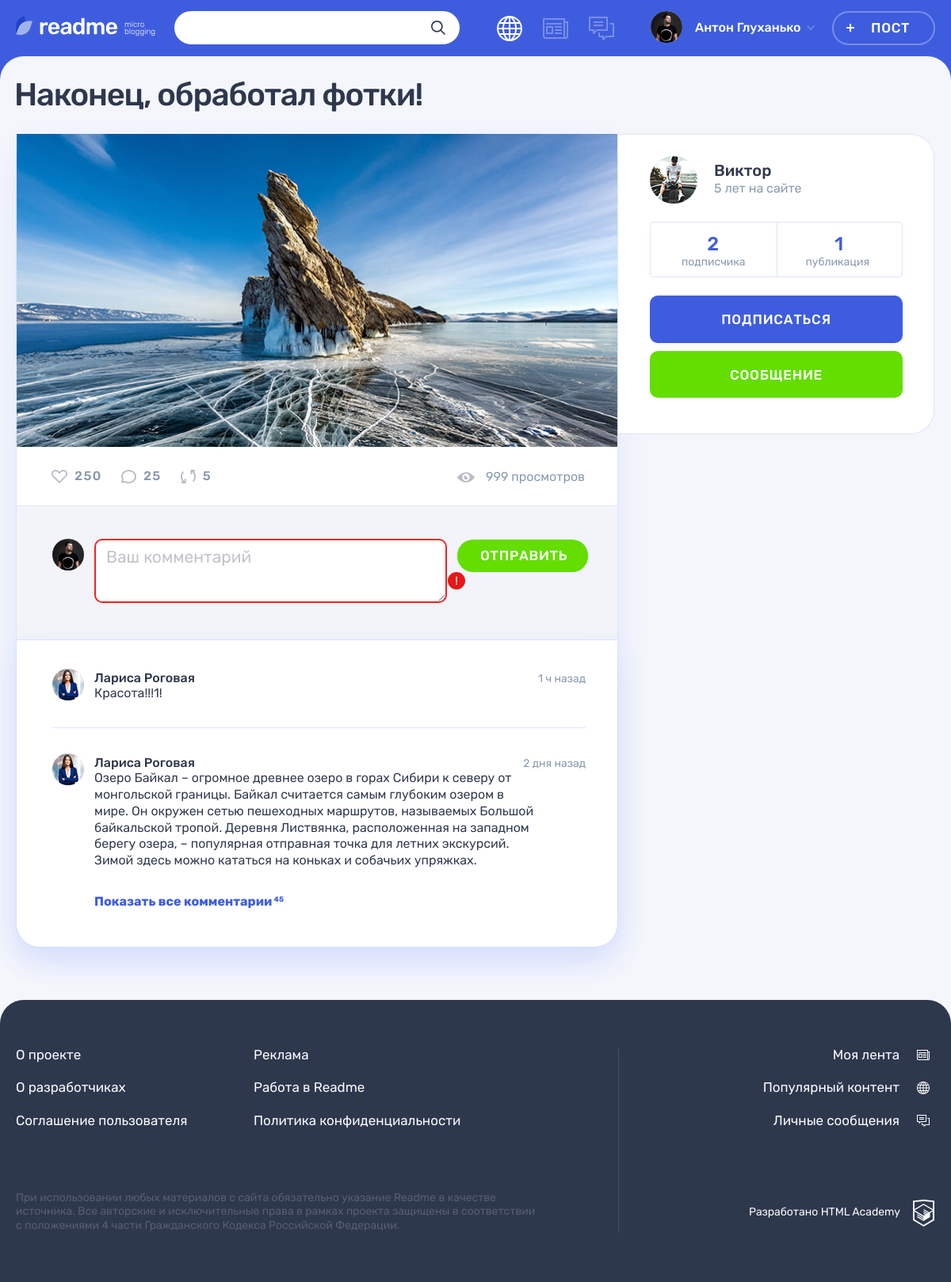
The app's page /post.php?id=4 with its own data.
### tables this page shows
CREATE TABLE IF NOT EXISTS posts (
id INT UNSIGNED AUTO_INCREMENT PRIMARY KEY,
author_id INT UNSIGNED,
post_type INT UNSIGNED,
dt_add DATETIME,
title VARCHAR(128),
content TEXT,
quote_author TEXT,
img_url VARCHAR(128),
youtube_url VARCHAR(128),
url VARCHAR(128),
view_count INT,
FOREIGN KEY (author_id) REFERENCES users(id)
ON UPDATE CASCADE
ON DELETE CASCADE,
FOREIGN KEY (post_type) REFERENCES content_types(id)
ON UPDATE CASCADE
ON DELETE CASCADE
);

CREATE TABLE IF NOT EXISTS users (
id INT UNSIGNED AUTO_INCREMENT PRIMARY KEY,
username VARCHAR(32) NOT NULL UNIQUE,
dt_add DATETIME,
email VARCHAR(128) NOT NULL UNIQUE,
password VARCHAR(64),
avatar VARCHAR(128)
);

### helpers.php (called while the page is built, shortened)
<?php
function get_noun_plural_form(int $number, string $one, string $two, string $many): string
{
    $number = (int)$number;
    $mod10 = $number % 10;
    $mod100 = $number % 100;
    switch (true) {
        case ($mod10 === 1):
            return $one;
        case ($mod10 >= 2 && $mod10 <= 4):
            return $two;
    }
}
function include_template($name, array $data = [])
{
    $name = 'templates/' . $name;
    extract($data);
    require $name;
    $result = ob_get_clean();
    return $result;
}

### functions.php (called while the page is built, shortened)
<?php
function secure_query(mysqli $con, string $sql, string $type, string $var): mysqli_result {
    $prepared_sql = mysqli_prepare($con, $sql);
    mysqli_stmt_bind_param($prepared_sql, $type, $var);
    mysqli_stmt_execute($prepared_sql);
    return mysqli_stmt_get_result($prepared_sql);
}

### templates/post-details.php (the view, shortened to what this page needs)
<!DOCTYPE html>
<html lang="ru">
<head>
  <link rel="stylesheet" href="css/main.css">
</head>
<body class="page">
<header class="header">
  <div class="header__wrapper container">
    <div class="header__logo-wrapper">
      <a class="header__logo-link" href="main.html">
        <img class="header__logo" src="img/logo.svg" alt="Логотип readme" width="128" height="24">
      </a>
      <p class="header__topic">
        micro blogging
      </p>
    </div>
    <form class="header__search-form form" action="#" method="get">
      <div class="header__search">
        <input class="header__search-input form__input" type="search">
        <button class="header__search-button button" type="submit">
          <svg class="header__search-icon" width="18" height="18">
            <use xlink:href="#icon-search"></use>
          </svg>
        </button>
      </div>
    </form>
    <div class="header__nav-wrapper">
      <nav class="header__nav">
        <ul class="header__my-nav">
          <li class="header__my-page header__my-page--popular">
            <a class="header__page-link header__page-link--active" title="Популярный контент">
            </a>
          </li>
          <li class="header__my-page header__my-page--feed">
            <a class="header__page-link" href="feed.html" title="Моя лента">
            </a>
          </li>
          <li class="header__my-page header__my-page--messages">
            <a class="header__page-link" href="messages.html" title="Личные сообщения">
            </a>
          </li>
        </ul>
        <ul class="header__user-nav">
          <li class="header__profile">
            <a class="header__profile-link" href="#">
              <div class="header__avatar-wrapper">
                <img class="header__profile-avatar" src="img/userpic-medium.jpg" alt="Аватар профиля">
              </div>
              <div class="header__profile-name">
                <span>Антон Глуханько</span>
                <svg class="header__link-arrow" width="10" height="6">
                  <use xlink:href="#icon-arrow-right-ad"></use>
                </svg>
              </div>
            </a>
          </li>
          <li>
            <a class="header__post-button button button--transparent" href="adding-post.html">Пост</a>
          </li>
        </ul>
      </nav>
    </div>
  </div>
</header>
<main class="page__main page__main--publication">
  <div class="container">
    <h1 class="page__title page__title--publication"><?=$post['title']?></h1>
    <section class="post-details">
      <div class="post-details__wrapper">
        <div class="post-details__main-block post post--details">
        <?php
            $post_content = include_template($post['type_class'].'-post.php', ['post' => $post]);
            print($post_content);
        ?>
          <div class="post__indicators">
            <div class="post__buttons">
              <a class="post__indicator post__indicator--likes button" href="#" title="Лайк">
                <svg class="post__indicator-icon" width="20" height="17">
                  <use xlink:href="#icon-heart"></use>
                </svg>
                <span>250</span>
              </a>
              <a class="post__indicator post__indicator--comments button" href="#" title="Комментарии">
                <svg class="post__indicator-icon" width="19" height="17">
                  <use xlink:href="#icon-comment"></use>
                </svg>
                <span>25</span>
              </a>
              <a class="post__indicator post__indicator--repost button" href="#" title="Репост">
                <svg class="post__indicator-icon" width="19" height="17">
                  <use xlink:href="#icon-repost"></use>
                </svg>
                <span>5</span>
              </a>
            </div>
            <span class="post__view"><?=$post['view_count']?> просмотров</span>
          </div>
          <div class="comments">
            <form class="comments__form form" action="#" method="post">
              <div class="comments__my-avatar">
                <img class="comments__picture" src="img/userpic-medium.jpg" alt="Аватар пользователя">
              </div>
              <div class="form__input-section form__input-section--error">
                <textarea class="comments__textarea form__textarea form__input" placeholder="Ваш комментарий"></textarea>
                <button class="form__error-button button" type="button">!</button>
              </div>
              <button class="comments__submit button button--green" type="submit">Отправить</button>
            </form>
            <div class="comments__list-wrapper">
              <ul class="comments__list">
                <li class="comments__item user">
                  <div class="comments__avatar">
                    <a class="user__avatar-link" href="#">
                      <img class="comments__picture" src="img/userpic-larisa.jpg" alt="Аватар пользователя">
                    </a>
                  </div>
                  <div class="comments__info">
                    <div class="comments__name-wrapper">
                      <a class="comments__user-name" href="#">
                        <span>Лариса Роговая</span>
                      </a>
                      <time class="comments__time" datetime="2019-03-20">1 ч назад</time>
                    </div>
                    <p class="comments__text">
                      Красота!!!1!
                    </p>
                  </div>
                </li>
                <li class="comments__item user">
                  <div class="comments__avatar">
                    <a class="user__avatar-link" href="#">
                      <img class="comments__picture" src="img/userpic-larisa.jpg" alt="Аватар пользователя">
                    </a>
                  </div>
                  <div class="comments__info">
                    <div class="comments__name-wrapper">
                      <a class="comments__user-name" href="#">
                        <span>Лариса Роговая</span>
                      </a>
                      <time class="comments__time" datetime="2019-03-18">2 дня назад</time>
                    </div>
                    <p class="comments__text">
                      Озеро Байкал – огромное древнее озеро в горах Сибири к северу от монгольской границы. Байкал считается самым глубоким озером в мире. Он окружен сетью пешеходных маршрутов, называемых Большой байкальской тропой. Деревня Листвянка, расположенная на западном берегу озера, – популярная отправная точка для летних экскурсий. Зимой здесь можно кататься на коньках и собачьих упряжках.
                    </p>
                  </div>
                </li>
              </ul>
              <a class="comments__more-link" href="#">
                <span>Показать все комментарии</span>
                <sup class="comments__amount">45</sup>
              </a>
            </div>
          </div>
        </div>
        <div class="post-details__user user">
          <div class="post-details__user-info user__info">
            <div class="post-details__avatar user__avatar">
              <a class="post-details__avatar-link user__avatar-link" href="#">
                <img class="post-details__picture user__picture" src="img/<?=$post['avatar']?>" alt="Аватар пользователя">
              </a>
            </div>
            <div class="post-details__name-wrapper user__name-wrapper">
              <a class="post-details__name user__name" href="#">
                <span><?= $post['username'] ?></span>
              </a>
              <time class="post-details__time user__time" datetime="2014-03-20">5 лет на сайте</time>
            </div>
          </div>
          <div class="post-details__rating user__rating">
            <p class="post-details__rating-item user__rating-item user__rating-item--subscribers">
              <span class="post-details__rating-amount user__rating-amount"><?= $author_followers_count ?></span>
              <span class="post-details__rating-text user__rating-text"><?= get_noun_plural_form($author_followers_count,'подписчик','подписчика','подписчиков'); ?></span>
            </p>
            <p class="post-details__rating-item user__rating-item user__rating-item--publications">
              <span class="post-details__rating-amount user__rating-amount"><?= $author_posts_count ?></span>
              <span class="post-details__rating-text user__rating-text"><?= get_noun_plural_form($author_posts_count,'публикация','публикации','публикаций'); ?></span>
            </p>
          </div>
          <div class="post-details__user-buttons user__buttons">
            <button class="user__button user__button--subscription button button--main" type="button">Подписаться</button>
            <a class="user__button user__button--writing button button--green" href="#">Сообщение</a>
          </div>
        </div>
      </div>
    </section>
  </div>
</main>
<footer class="footer">
  <div class="footer__wrapper">
    <div class="footer__container container">
      <div class="footer__site-info">
        <div class="footer__site-nav">
          <ul class="footer__info-pages">
            <li class="footer__info-page">
              <a class="footer__page-link" href="#">О проекте</a>
            </li>
            <li class="footer__info-page">
              <a class="footer__page-link" href="#">Реклама</a>
            </li>
            <li class="footer__info-page">
              <a class="footer__page-link" href="#">О разработчиках</a>
            </li>
            <li class="footer__info-page">
              <a class="footer__page-link" href="#">Работа в Readme</a>
            </li>
            <li class="footer__info-page">
              <a class="footer__page-link" href="#">Соглашение пользователя</a>
            </li>
            <li class="footer__info-page">
              <a class="footer__page-link" href="#">Политика конфиденциальности</a>
            </li>
          </ul>
        </div>
        <p class="footer__license">
          При использовании любых материалов с сайта обязательно указание Readme в качестве источника. Все авторские и исключительные права в рамках проекта защищены в соответствии с положениями 4 части Гражданского Кодекса Российской Федерации.
        </p>
      </div>
      <div class="footer__my-info">
        <ul class="footer__my-pages">
          <li class="footer__my-page footer__my-page--feed">
            <a class="footer__page-link" href="feed.html">Моя лента</a>
          </li>
          <li class="footer__my-page footer__my-page--popular">
            <a class="footer__page-link" href="popular.html">Популярный контент</a>
          </li>
          <li class="footer__my-page footer__my-page--messages">
            <a class="footer__page-link" href="messages.html">Личные сообщения</a>
          </li>
        </ul>
        <div class="footer__copyright">
          <a class="footer__copyright-link" href="https://htmlacademy.ru">
            <span>Разработано HTML Academy</span>
            <svg class="footer__copyright-logo" width="27" height="34">
              <use xlink:href="#icon-htmlacademy"></use>
            </svg>
          </a>
        </div>
      </div>
    </div>
  </div>
</footer>
</body>
</html>

### templates/photo-post.php
<div class="post-details__image-wrapper post-photo__image-wrapper">
    <img src="img/<?=$post['img_url'];?>" alt="Фото от пользователя" width="760" height="507">
</div>

### records on screen
posts: title "Наконец, обработал фотки!", img_url (picture), view_count "999", author.avatar (picture), author.username "Виктор"

### other values on screen
$author_followers_count "2"
$author_posts_count "1"
